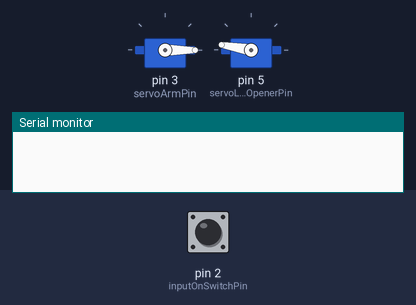
Bench run of a sketch on a simulated Arduino Uno, built with avr-gcc and run on an emulated ATmega328P. On the bench: 2 × servo, the last lines printed to the serial monitor. The test bench sets the inputs (shaded band); at power-on: pin 2 (inputOnSwitchPin) LOW.

Above: at 1.4 s.
1.5 s: pin 2 (inputOnSwitchPin) pulled HIGH for 0.35 s
At 1.7 s:
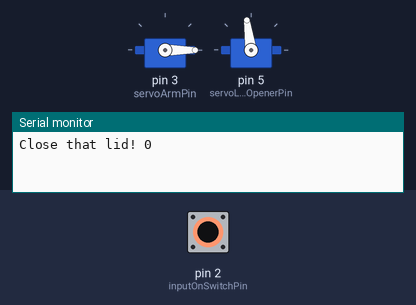
3.7 s: pin 2 (inputOnSwitchPin) pulled HIGH for 3.2 s
At 5.0 s:
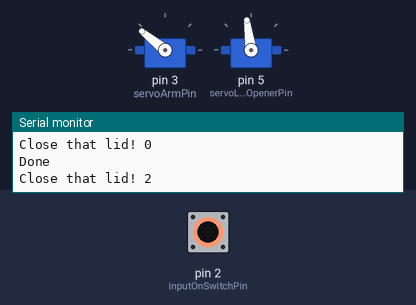
Timing chart, 0 to 8.7 s (numbered marks = the images above; inputs shaded):
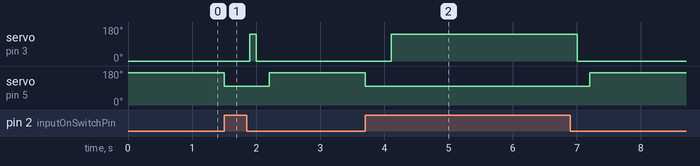

Measured:
- after the input at 1.5 s, servo on pin 3 (servoArmPin): 0° → 141° after 0.40 s, → 0° 0.10 s later; servo on pin 5 (servoLidOpenerPin): 170° → 98° at once, → 170° 0.70 s later
- after the input at 3.7 s, servo on pin 3 (servoArmPin): 0° → 141° after 0.40 s, → 0° 2.9 s later; servo on pin 5 (servoLidOpenerPin): 170° → 98° at once, → 170° 3.5 s later

The sketch:

useless_sketch.ino
```cpp
#include <Servo.h>

const int servoArmPin = 3;
const int servoLidOpenerPin = 5;
const int inputTooFarSwitchPin = 7;
const int inputOnSwitchPin = 2;
const int SWITCH_ACTIVATED = HIGH;

const int lidClosedUsValue = 2300;
const int lidOpenedUsValue = 1550;
const int armExtendedUsValue = 2000;
const int armRetractedUsValue = 400;

const int delayLidCloseMs = 200;

Servo arm;
Servo lidOpener;

inline bool isSwitchOn()
{
  return digitalRead(inputOnSwitchPin) == SWITCH_ACTIVATED;
}

inline bool isSwitchOverextended()
{
  return digitalRead(inputTooFarSwitchPin) == SWITCH_ACTIVATED;
}

void openLidFully()
{
  lidOpener.writeMicroseconds(lidOpenedUsValue);
}

void closeLidFully()
{
  lidOpener.writeMicroseconds(lidClosedUsValue);
}

// Turns off switch
void extendArm()
{
  arm.writeMicroseconds(armExtendedUsValue);
}

void retractArm()
{
  arm.writeMicroseconds(armRetractedUsValue);
}

void handleSwitch()
{
  static int numTimesCalled;
  if (isSwitchOn())
    Serial.println("Close that lid! " + String(numTimesCalled++));
  else
  {
    Serial.println("Done");
    numTimesCalled++;
  }
  delay(50);
}


void setup()
{
  Serial.begin(9600);
  pinMode(inputOnSwitchPin, INPUT);
  pinMode(inputTooFarSwitchPin, INPUT);
  arm.attach(servoArmPin);
  lidOpener.attach(servoLidOpenerPin);
  closeLidFully();
  retractArm();

  // Set up the ISR for the button
  // TODO: Redo
  attachInterrupt(digitalPinToInterrupt(inputOnSwitchPin), handleSwitch, CHANGE);
}

void printState()
{
  Serial.println("isSwitchOn() = " + String(isSwitchOn()));
  Serial.println("isSwitchOverextended() = " + String(isSwitchOverextended()));
}

void loop()
{
// Polling method
#if 1
  //printState();
  while (isSwitchOn())
  {
    //Serial.println("Closing that **** switch!");
    openLidFully();
    delay(400); // For sassiness
    extendArm();
  }
  //Serial.println("Done!");
  delay(100);
  retractArm();
  delay(delayLidCloseMs);
  closeLidFully();
#endif

// For calibrating servo values
#if 0
  int writeValue = Serial.parseInt();
  if (0 != writeValue)
  {
    Serial.println("Writing " + String(writeValue) + " to servos");
    lidOpener.writeMicroseconds(writeValue);
    arm.writeMicroseconds(writeValue);
  }
#endif
}
```
